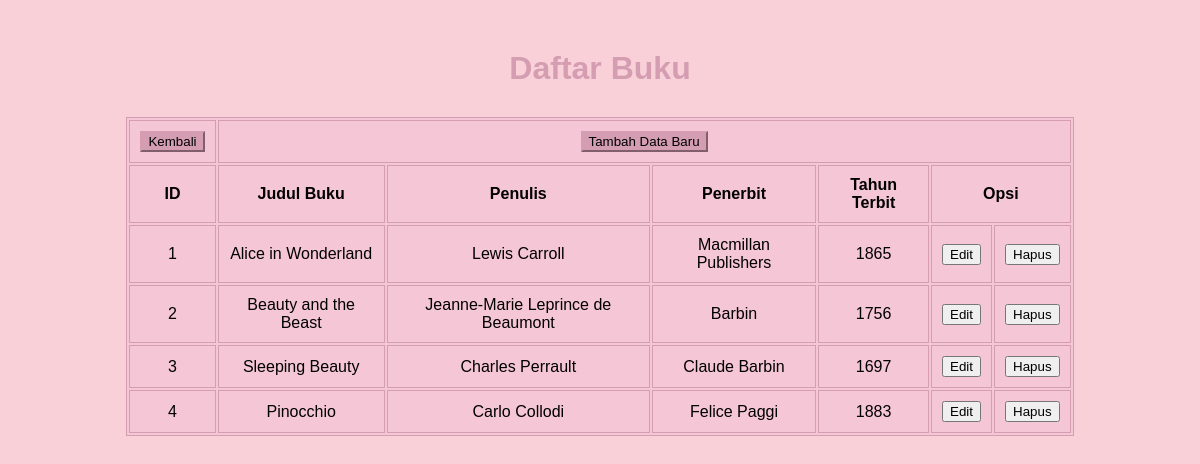
The page /Buku.php on the database its author committed.
### tables this page shows
CREATE TABLE `buku` (
  `id_buku` int(11) NOT NULL,
  `judul_buku` varchar(500) DEFAULT NULL,
  `penulis` varchar(500) DEFAULT NULL,
  `penerbit` varchar(250) DEFAULT NULL,
  `tahun_terbit` int(11) DEFAULT NULL
);

### Model.php (called while the page is built, shortened)
<?php
function selectalldata($table) {
    $conn = getConnection();
    $query = "SELECT * FROM $table";
    $result = mysqli_query($conn, $query);
    return $result;
}
?>

### Buku.php (the view, shortened to what this page needs)
<?php
require "Model.php";
?>
<!doctype html>
<html lang="en">
<head>
</head>
<body>
    <h1>Daftar Buku</h1>
    <div class="table-responsive mx-4">
        <table>
            <tr>
                <td><a href="index.php"><button type="button" class="btn btn-primary">Kembali</button></a></td>
                <td colspan=6><a href="FormBuku.php"><button type="button" class="btn btn-primary float-end btn-sm">Tambah Data Baru</button></a></td>
            </tr>
            <tr>
                <th>ID</th>
                <th>Judul Buku</th>
                <th>Penulis</th>
                <th>Penerbit</th>
                <th>Tahun Terbit</th>
                <th colspan="2">Opsi</th>
            </tr>
            <?php
            $result = selectalldata("buku");
            while ($data = mysqli_fetch_array($result)) { ?>
                <tr>
                    <td><?php echo $data['id_buku'] ?></td>
                    <td><?php echo $data['judul_buku'] ?></td>
                    <td><?php echo $data['penulis'] ?></td>
                    <td><?php echo $data['penerbit'] ?></td>
                    <td><?php echo $data['tahun_terbit'] ?></td>
                    <td style="text-align: center;">
                        <a href="FormBuku.php?id_buku=<?php echo $data['id_buku']; ?>">
                            <button class="btn btn-success btn-sm">Edit</button>
                        </a>
                    </td>
                    <td style="text-align: center;">
                        <a href="Buku.php?id_buku=<?php echo $data['id_buku']; ?>" onclick="return confirm('Hapus data?')">
                            <button class="btn btn-danger btn-sm">Hapus</button>
                        </a>
                    </td>
                </tr>
            <?php } ?>
        </table>
    </div>
</body>
</html>

### Buku.php (style rules this page uses)
body { background-color: #f9d0d8; font-family: Arial, sans-serif; }
h1 { text-align: center; color: #d49db1; margin-top: 50px; }
table { margin-top: 30px; width: 80%; margin-left: auto; margin-right: auto; border: 1px solid #d49db1; background-color: #f5c6d5; }
th, td { padding: 10px; text-align: center; border: 1px solid #d49db1; }
.btn-primary { background-color: #d49db1; border-color: #d49db1; }

### rows shown on the page
buku: id_buku "1", judul_buku "Alice in Wonderland", penulis "Lewis Carroll", penerbit "Macmillan Publishers", tahun_terbit "1865"
buku: id_buku "2", judul_buku "Beauty and the Beast", penulis "Jeanne-Marie Leprince de Beaumont", penerbit "Barbin", tahun_terbit "1756"
buku: id_buku "3", judul_buku "Sleeping Beauty", penulis "Charles Perrault", penerbit "Claude Barbin", tahun_terbit "1697"
buku: id_buku "4", judul_buku "Pinocchio", penulis "Carlo Collodi", penerbit "Felice Paggi", tahun_terbit "1883"
